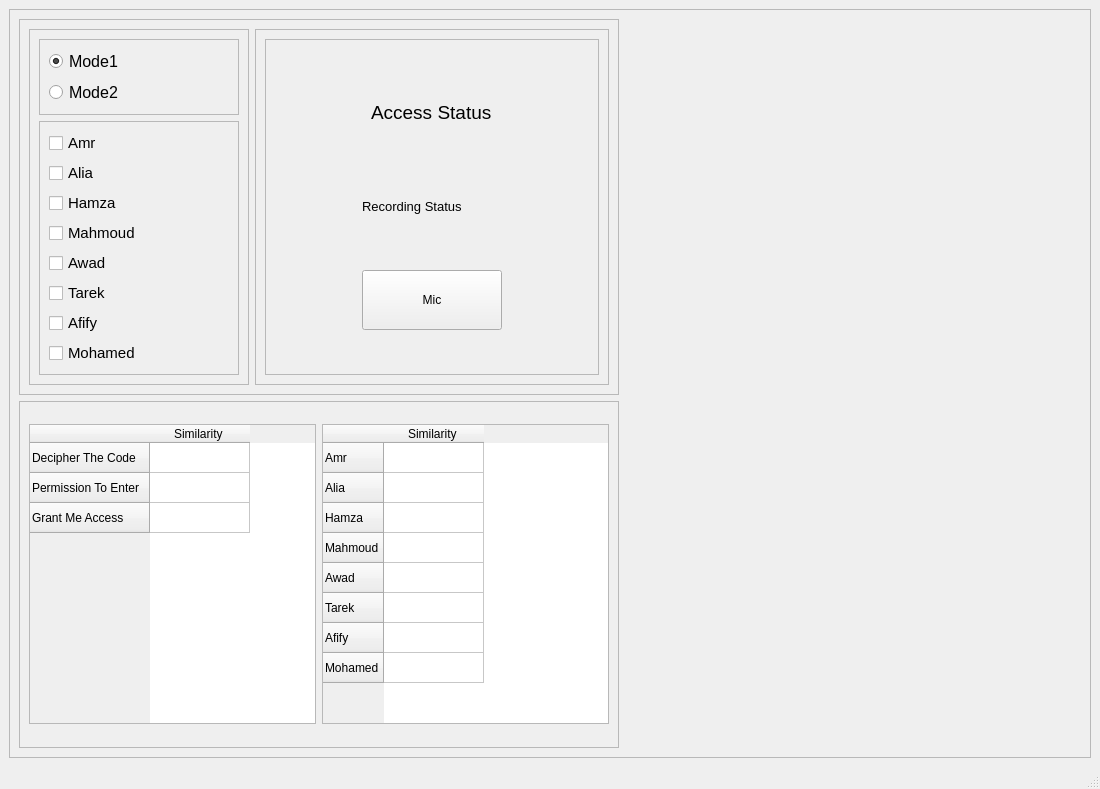
<?xml version="1.0" encoding="UTF-8"?>
<ui version="4.0">
 <class>MainWindow</class>
 <widget class="QMainWindow" name="MainWindow">
  <property name="geometry">
   <rect>
    <x>0</x>
    <y>0</y>
    <width>1100</width>
    <height>789</height>
   </rect>
  </property>
  <property name="windowTitle">
   <string>MainWindow</string>
  </property>
  <widget class="QWidget" name="centralwidget">
   <layout class="QGridLayout" name="gridLayout_3">
    <item row="0" column="0">
     <widget class="QFrame" name="frame">
      <property name="frameShape">
       <enum>QFrame::StyledPanel</enum>
      </property>
      <property name="frameShadow">
       <enum>QFrame::Raised</enum>
      </property>
      <layout class="QGridLayout" name="gridLayout_2">
       <item row="0" column="0">
        <widget class="QFrame" name="frame_2">
         <property name="frameShape">
          <enum>QFrame::StyledPanel</enum>
         </property>
         <property name="frameShadow">
          <enum>QFrame::Raised</enum>
         </property>
         <layout class="QHBoxLayout" name="horizontalLayout_2">
          <item>
           <widget class="QFrame" name="frame_3">
            <property name="maximumSize">
             <size>
              <width>220</width>
              <height>400</height>
             </size>
            </property>
            <property name="frameShape">
             <enum>QFrame::StyledPanel</enum>
            </property>
            <property name="frameShadow">
             <enum>QFrame::Raised</enum>
            </property>
            <layout class="QVBoxLayout" name="verticalLayout_2">
             <item alignment="Qt::AlignVCenter">
              <widget class="QFrame" name="frame_7">
               <property name="frameShape">
                <enum>QFrame::StyledPanel</enum>
               </property>
               <property name="frameShadow">
                <enum>QFrame::Raised</enum>
               </property>
               <layout class="QVBoxLayout" name="verticalLayout_4">
                <item>
                 <widget class="QRadioButton" name="Mode1">
                  <property name="font">
                   <font>
                    <pointsize>12</pointsize>
                   </font>
                  </property>
                  <property name="text">
                   <string>Mode1</string>
                  </property>
                  <property name="checked">
                   <bool>true</bool>
                  </property>
                 </widget>
                </item>
                <item>
                 <widget class="QRadioButton" name="Mode2">
                  <property name="font">
                   <font>
                    <pointsize>12</pointsize>
                   </font>
                  </property>
                  <property name="text">
                   <string>Mode2</string>
                  </property>
                 </widget>
                </item>
               </layout>
              </widget>
             </item>
             <item>
              <widget class="QFrame" name="frame_6">
               <property name="frameShape">
                <enum>QFrame::StyledPanel</enum>
               </property>
               <property name="frameShadow">
                <enum>QFrame::Raised</enum>
               </property>
               <layout class="QVBoxLayout" name="verticalLayout_3">
                <item>
                 <widget class="QCheckBox" name="Amr">
                  <property name="font">
                   <font>
                    <pointsize>11</pointsize>
                   </font>
                  </property>
                  <property name="text">
                   <string>Amr</string>
                  </property>
                 </widget>
                </item>
                <item>
                 <widget class="QCheckBox" name="Alia">
                  <property name="font">
                   <font>
                    <pointsize>11</pointsize>
                   </font>
                  </property>
                  <property name="text">
                   <string>Alia</string>
                  </property>
                 </widget>
                </item>
                <item>
                 <widget class="QCheckBox" name="Hamza">
                  <property name="font">
                   <font>
                    <pointsize>11</pointsize>
                   </font>
                  </property>
                  <property name="text">
                   <string>Hamza</string>
                  </property>
                 </widget>
                </item>
                <item>
                 <widget class="QCheckBox" name="Mahmoud">
                  <property name="font">
                   <font>
                    <pointsize>11</pointsize>
                   </font>
                  </property>
                  <property name="text">
                   <string>Mahmoud</string>
                  </property>
                 </widget>
                </item>
                <item>
                 <widget class="QCheckBox" name="Awad">
                  <property name="font">
                   <font>
                    <pointsize>11</pointsize>
                   </font>
                  </property>
                  <property name="text">
                   <string>Awad</string>
                  </property>
                 </widget>
                </item>
                <item>
                 <widget class="QCheckBox" name="Tarek">
                  <property name="font">
                   <font>
                    <pointsize>11</pointsize>
                   </font>
                  </property>
                  <property name="text">
                   <string>Tarek</string>
                  </property>
                 </widget>
                </item>
                <item>
                 <widget class="QCheckBox" name="Afify">
                  <property name="font">
                   <font>
                    <pointsize>11</pointsize>
                   </font>
                  </property>
                  <property name="text">
                   <string>Afify</string>
                  </property>
                 </widget>
                </item>
                <item>
                 <widget class="QCheckBox" name="Mohamed">
                  <property name="font">
                   <font>
                    <pointsize>11</pointsize>
                   </font>
                  </property>
                  <property name="text">
                   <string>Mohamed</string>
                  </property>
                 </widget>
                </item>
               </layout>
              </widget>
             </item>
            </layout>
           </widget>
          </item>
          <item>
           <widget class="QFrame" name="frame_4">
            <property name="frameShape">
             <enum>QFrame::StyledPanel</enum>
            </property>
            <property name="frameShadow">
             <enum>QFrame::Raised</enum>
            </property>
            <layout class="QVBoxLayout" name="verticalLayout">
             <item>
              <widget class="QFrame" name="frame_5">
               <property name="frameShape">
                <enum>QFrame::StyledPanel</enum>
               </property>
               <property name="frameShadow">
                <enum>QFrame::Raised</enum>
               </property>
               <layout class="QGridLayout" name="gridLayout">
                <item row="6" column="0">
                 <widget class="QLabel" name="recordingStatus">
                  <property name="maximumSize">
                   <size>
                    <width>16777215</width>
                    <height>50</height>
                   </size>
                  </property>
                  <property name="font">
                   <font>
                    <pointsize>10</pointsize>
                   </font>
                  </property>
                  <property name="text">
                   <string>Recording Status</string>
                  </property>
                 </widget>
                </item>
                <item row="3" column="0" alignment="Qt::AlignHCenter">
                 <widget class="QLabel" name="AccessStatus">
                  <property name="maximumSize">
                   <size>
                    <width>16777215</width>
                    <height>60</height>
                   </size>
                  </property>
                  <property name="font">
                   <font>
                    <pointsize>14</pointsize>
                   </font>
                  </property>
                  <property name="text">
                   <string>Access Status</string>
                  </property>
                 </widget>
                </item>
                <item row="7" column="0">
                 <widget class="QPushButton" name="Mic">
                  <property name="maximumSize">
                   <size>
                    <width>140</width>
                    <height>60</height>
                   </size>
                  </property>
                  <property name="text">
                   <string>Mic</string>
                  </property>
                 </widget>
                </item>
               </layout>
              </widget>
             </item>
            </layout>
           </widget>
          </item>
         </layout>
        </widget>
       </item>
       <item row="0" column="1" rowspan="2">
        <widget class="MplWidget" name="Spectrogram" native="true"/>
       </item>
       <item row="1" column="0">
        <widget class="QFrame" name="frame_8">
         <property name="maximumSize">
          <size>
           <width>600</width>
           <height>16777215</height>
          </size>
         </property>
         <property name="frameShape">
          <enum>QFrame::StyledPanel</enum>
         </property>
         <property name="frameShadow">
          <enum>QFrame::Raised</enum>
         </property>
         <layout class="QGridLayout" name="gridLayout_4">
          <item row="0" column="1">
           <widget class="QTableWidget" name="table2">
            <property name="maximumSize">
             <size>
              <width>16777215</width>
              <height>300</height>
             </size>
            </property>
            <row>
             <property name="text">
              <string>Amr</string>
             </property>
            </row>
            <row>
             <property name="text">
              <string>Alia</string>
             </property>
            </row>
            <row>
             <property name="text">
              <string>Hamza</string>
             </property>
            </row>
            <row>
             <property name="text">
              <string>Mahmoud</string>
             </property>
            </row>
            <row>
             <property name="text">
              <string>Awad</string>
             </property>
            </row>
            <row>
             <property name="text">
              <string>Tarek</string>
             </property>
            </row>
            <row>
             <property name="text">
              <string>Afify</string>
             </property>
            </row>
            <row>
             <property name="text">
              <string>Mohamed</string>
             </property>
            </row>
            <column>
             <property name="text">
              <string>Similarity </string>
             </property>
            </column>
           </widget>
          </item>
          <item row="0" column="0">
           <widget class="QTableWidget" name="table1">
            <property name="maximumSize">
             <size>
              <width>16777215</width>
              <height>300</height>
             </size>
            </property>
            <property name="selectionMode">
             <enum>QAbstractItemView::ExtendedSelection</enum>
            </property>
            <row>
             <property name="text">
              <string>Decipher The Code</string>
             </property>
            </row>
            <row>
             <property name="text">
              <string>Permission To Enter</string>
             </property>
            </row>
            <row>
             <property name="text">
              <string>Grant Me Access</string>
             </property>
            </row>
            <column>
             <property name="text">
              <string>Similarity </string>
             </property>
            </column>
           </widget>
          </item>
         </layout>
        </widget>
       </item>
      </layout>
     </widget>
    </item>
   </layout>
  </widget>
  <widget class="QMenuBar" name="menubar">
   <property name="geometry">
    <rect>
     <x>0</x>
     <y>0</y>
     <width>1100</width>
     <height>26</height>
    </rect>
   </property>
  </widget>
  <widget class="QStatusBar" name="statusbar"/>
 </widget>
 <customwidgets>
  <customwidget>
   <class>MplWidget</class>
   <extends>QWidget</extends>
   <header>mplwidget</header>
   <container>1</container>
  </customwidget>
 </customwidgets>
 <resources/>
 <connections/>
</ui>
